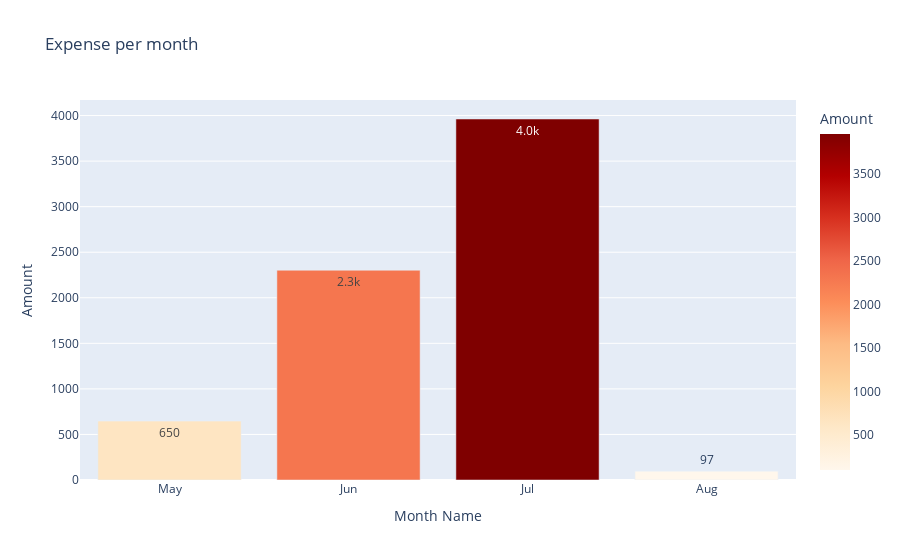

The cell this chart's notebook holds for it:
### Code cell
expense_monthly_2024 = make_monthly_bar_chart(df, 2024, 'Expense')
expense_monthly_2024

### Figure 1 — Plotly figure (JSON) as saved in the notebook; plotly's stock layout.template omitted (floating-point values rounded to 4 significant figures)
{"data": [{"alignmentgroup": "True", "hovertemplate": "Month Name=%{x}<br>Amount=%{marker.color}<extra></extra>", "legendgroup": "", "marker": {"color": [646.2, 2302.0, 3962.0, 97.15], "coloraxis": "coloraxis", "pattern": {"shape": ""}}, "name": "", "offsetgroup": "", "orientation": "v", "showlegend": false, "textposition": "auto", "texttemplate": "%{y:.2s}", "type": "bar", "x": ["May", "Jun", "Jul", "Aug"], "xaxis": "x", "y": [646.2, 2302.0, 3962.0, 97.15], "yaxis": "y"}], "layout": {"barmode": "relative", "coloraxis": {"colorbar": {"title": {"text": "Amount"}}, "colorscale": [[0, "rgb(255,247,236)"], [0.125, "rgb(254,232,200)"], [0.25, "rgb(253,212,158)"], [0.375, "rgb(253,187,132)"], [0.5, "rgb(252,141,89)"], [0.625, "rgb(239,101,72)"], [0.75, "rgb(215,48,31)"], [0.875, "rgb(179,0,0)"], [1, "rgb(127,0,0)"]]}, "legend": {"tracegroupgap": 0}, "title": {"text": "Expense per month"}, "xaxis": {"anchor": "y", "domain": [0, 1], "title": {"text": "Month Name"}}, "yaxis": {"anchor": "x", "domain": [0, 1], "title": {"text": "Amount"}}}}
